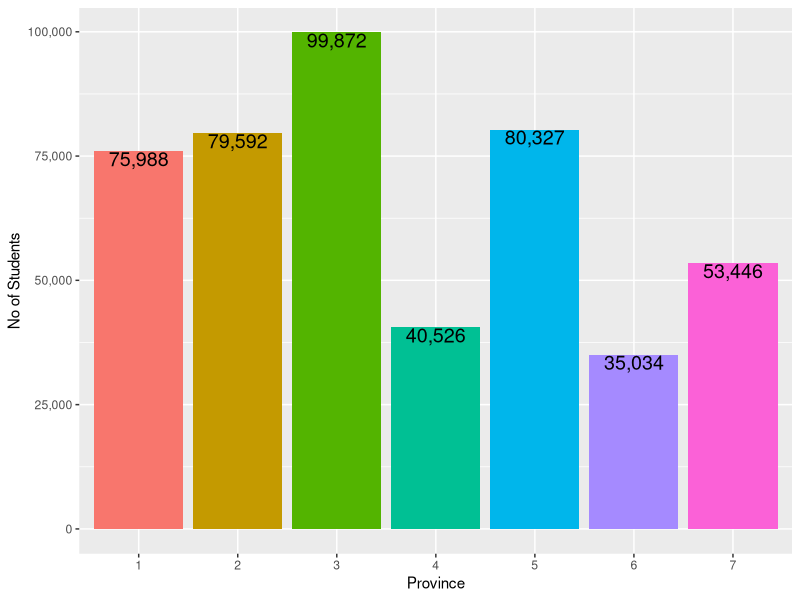
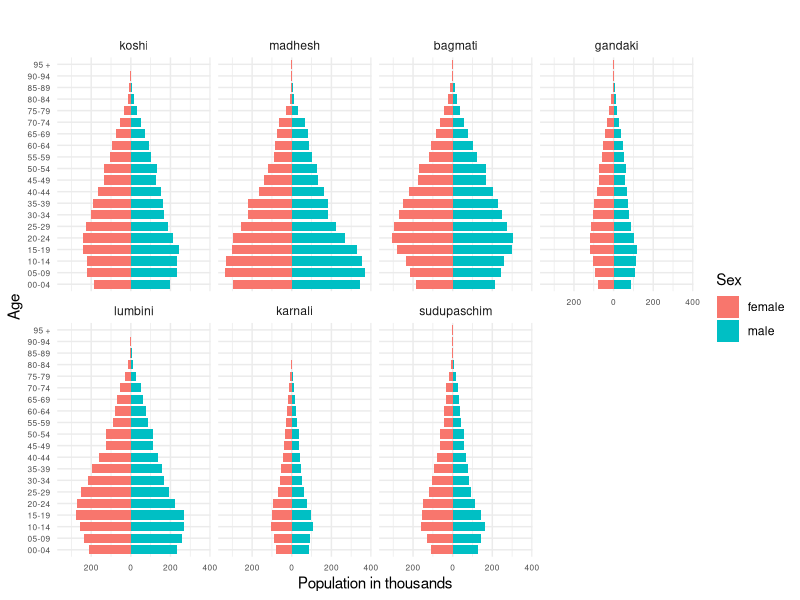

These charts were generated, in order, by the following R code:
## ---- chunk 1
#| message: false

library(tidyverse)
library(readxl)
library(tidytext)

df <- read_excel("data/see_result_80.xlsx", sheet = "see80")
## ---- chunk 2
df |> summarise(total_student = sum(total), .by = state) |>
  ggplot(aes(x = factor(state), y = total_student, fill = factor(state))) +
  geom_col() +
  geom_text(aes(label = scales::comma(total_student), vjust = 1), size = 5) +
  labs(
    x = "Province",
    y = "No of Students",
    fill = "Province"
  ) +
  scale_y_continuous(labels = scales::label_comma()) +
  theme(legend.position = "")

## ---- chunk 3


pd <- read_excel("data/pop78.xlsx")

pd1 <- pd |> 
  pivot_longer(cols = `00-04`:`95 +`, names_to = "age", values_to = "population") |> 
  mutate(newpop = if_else(Sex == "female", -population, population), pop_1000 = newpop/1000, Province = fct(Province, levels = c("koshi", "madhesh", "bagmati", "gandaki", "lumbini", "karnali", "sudupaschim"))) |> 
  mutate(per = population * 100 /sum(population), .by = c(Province, age,Sex))

pd1 |> ggplot(aes(x = age, y = pop_1000, fill = Sex)) +
  geom_bar(stat = "identity", width = 0.8, position = "identity") +
  theme_minimal() +
  coord_flip() +
  labs(y = "Population in thousands", x = "Age", title = "") +
  scale_y_continuous(labels = abs(pretty(pd1$pop_1000)), breaks = pretty(pd1$pop_1000)) +
  facet_wrap(~ Province, nrow = 2) +
  theme(axis.text = element_text(size = 6))
